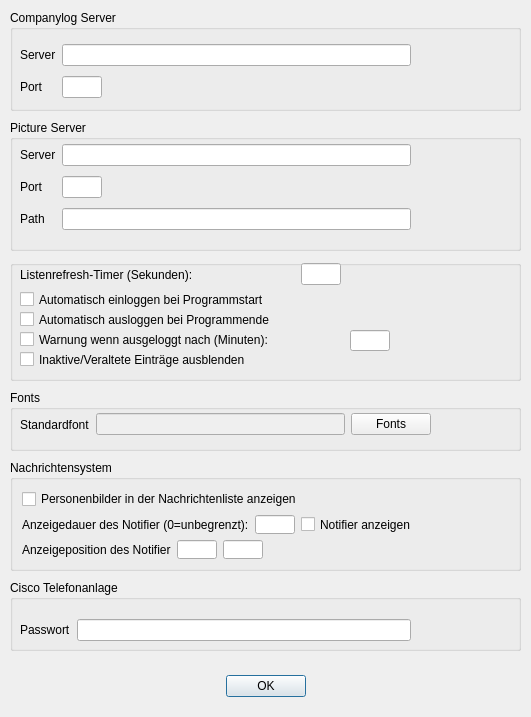
<?xml version="1.0" encoding="UTF-8"?>
<ui version="4.0">
 <class>DlgOptions</class>
 <widget class="QDialog" name="DlgOptions">
  <property name="geometry">
   <rect>
    <x>0</x>
    <y>0</y>
    <width>531</width>
    <height>717</height>
   </rect>
  </property>
  <property name="windowTitle">
   <string>Optionen</string>
  </property>
  <widget class="QGroupBox" name="groupBox">
   <property name="geometry">
    <rect>
     <x>10</x>
     <y>10</y>
     <width>511</width>
     <height>101</height>
    </rect>
   </property>
   <property name="title">
    <string>Companylog Server</string>
   </property>
   <widget class="QWidget" name="layoutWidget">
    <property name="geometry">
     <rect>
      <x>10</x>
      <y>30</y>
      <width>391</width>
      <height>62</height>
     </rect>
    </property>
    <layout class="QGridLayout">
     <property name="margin">
      <number>0</number>
     </property>
     <property name="spacing">
      <number>6</number>
     </property>
     <item row="0" column="1">
      <widget class="QLineEdit" name="lineServer">
       <property name="maxLength">
        <number>255</number>
       </property>
      </widget>
     </item>
     <item row="1" column="1">
      <widget class="QLineEdit" name="linePort">
       <property name="maximumSize">
        <size>
         <width>40</width>
         <height>16777215</height>
        </size>
       </property>
       <property name="maxLength">
        <number>4</number>
       </property>
      </widget>
     </item>
     <item row="1" column="0">
      <widget class="QLabel" name="label_2">
       <property name="text">
        <string>Port</string>
       </property>
      </widget>
     </item>
     <item row="0" column="0">
      <widget class="QLabel" name="label">
       <property name="text">
        <string>Server</string>
       </property>
      </widget>
     </item>
    </layout>
   </widget>
  </widget>
  <widget class="QWidget" name="layoutWidget">
   <property name="geometry">
    <rect>
     <x>50</x>
     <y>670</y>
     <width>431</width>
     <height>33</height>
    </rect>
   </property>
   <layout class="QHBoxLayout">
    <property name="spacing">
     <number>6</number>
    </property>
    <property name="margin">
     <number>0</number>
    </property>
    <item>
     <spacer>
      <property name="orientation">
       <enum>Qt::Horizontal</enum>
      </property>
      <property name="sizeHint" stdset="0">
       <size>
        <width>131</width>
        <height>31</height>
       </size>
      </property>
     </spacer>
    </item>
    <item>
     <widget class="QPushButton" name="okButton">
      <property name="text">
       <string>OK</string>
      </property>
      <property name="default">
       <bool>true</bool>
      </property>
     </widget>
    </item>
    <item>
     <spacer name="horizontalSpacer">
      <property name="orientation">
       <enum>Qt::Horizontal</enum>
      </property>
      <property name="sizeHint" stdset="0">
       <size>
        <width>40</width>
        <height>20</height>
       </size>
      </property>
     </spacer>
    </item>
   </layout>
  </widget>
  <widget class="QGroupBox" name="groupBox_3">
   <property name="geometry">
    <rect>
     <x>10</x>
     <y>260</y>
     <width>511</width>
     <height>121</height>
    </rect>
   </property>
   <property name="title">
    <string/>
   </property>
   <widget class="QWidget" name="layoutWidget_2">
    <property name="geometry">
     <rect>
      <x>10</x>
      <y>0</y>
      <width>321</width>
      <height>29</height>
     </rect>
    </property>
    <layout class="QHBoxLayout">
     <property name="spacing">
      <number>6</number>
     </property>
     <property name="margin">
      <number>0</number>
     </property>
     <item>
      <widget class="QLabel" name="label_2_3">
       <property name="text">
        <string>Listenrefresh-Timer (Sekunden):</string>
       </property>
      </widget>
     </item>
     <item>
      <widget class="QLineEdit" name="lineTimer">
       <property name="maximumSize">
        <size>
         <width>40</width>
         <height>16777215</height>
        </size>
       </property>
       <property name="maxLength">
        <number>4</number>
       </property>
      </widget>
     </item>
    </layout>
   </widget>
   <widget class="QCheckBox" name="checkAutoLogout">
    <property name="geometry">
     <rect>
      <x>10</x>
      <y>48</y>
      <width>411</width>
      <height>23</height>
     </rect>
    </property>
    <property name="text">
     <string>Automatisch ausloggen bei Programmende</string>
    </property>
   </widget>
   <widget class="QCheckBox" name="checkAutoLogin">
    <property name="geometry">
     <rect>
      <x>10</x>
      <y>28</y>
      <width>411</width>
      <height>23</height>
     </rect>
    </property>
    <property name="text">
     <string>Automatisch einloggen bei Programmstart</string>
    </property>
   </widget>
   <widget class="QCheckBox" name="checkWanIfLogOut">
    <property name="geometry">
     <rect>
      <x>10</x>
      <y>68</y>
      <width>331</width>
      <height>23</height>
     </rect>
    </property>
    <property name="sizePolicy">
     <sizepolicy hsizetype="MinimumExpanding" vsizetype="Fixed">
      <horstretch>0</horstretch>
      <verstretch>0</verstretch>
     </sizepolicy>
    </property>
    <property name="text">
     <string>Warnung wenn ausgeloggt nach (Minuten):</string>
    </property>
   </widget>
   <widget class="QLineEdit" name="lineWarnIfLogoutTime">
    <property name="geometry">
     <rect>
      <x>340</x>
      <y>70</y>
      <width>40</width>
      <height>21</height>
     </rect>
    </property>
    <property name="maximumSize">
     <size>
      <width>40</width>
      <height>16777215</height>
     </size>
    </property>
    <property name="maxLength">
     <number>4</number>
    </property>
   </widget>
   <widget class="QCheckBox" name="checkInaktive">
    <property name="geometry">
     <rect>
      <x>10</x>
      <y>88</y>
      <width>411</width>
      <height>23</height>
     </rect>
    </property>
    <property name="text">
     <string>Inaktive/Veraltete Einträge ausblenden</string>
    </property>
   </widget>
  </widget>
  <widget class="QGroupBox" name="groupBox_2">
   <property name="geometry">
    <rect>
     <x>10</x>
     <y>390</y>
     <width>511</width>
     <height>61</height>
    </rect>
   </property>
   <property name="title">
    <string>Fonts</string>
   </property>
   <widget class="QWidget" name="layoutWidget">
    <property name="geometry">
     <rect>
      <x>10</x>
      <y>20</y>
      <width>411</width>
      <height>29</height>
     </rect>
    </property>
    <layout class="QHBoxLayout">
     <property name="spacing">
      <number>6</number>
     </property>
     <property name="margin">
      <number>0</number>
     </property>
     <item>
      <widget class="QLabel" name="label_2_2">
       <property name="text">
        <string>Standardfont</string>
       </property>
      </widget>
     </item>
     <item>
      <widget class="QLineEdit" name="lineFont">
       <property name="enabled">
        <bool>false</bool>
       </property>
      </widget>
     </item>
     <item>
      <widget class="QPushButton" name="pushButtonFont">
       <property name="text">
        <string>Fonts</string>
       </property>
       <property name="autoDefault">
        <bool>true</bool>
       </property>
      </widget>
     </item>
    </layout>
   </widget>
   <widget class="QGroupBox" name="groupBox_4">
    <property name="geometry">
     <rect>
      <x>20</x>
      <y>220</y>
      <width>431</width>
      <height>61</height>
     </rect>
    </property>
    <property name="title">
     <string>Fonts</string>
    </property>
    <widget class="QWidget" name="layoutWidget_3">
     <property name="geometry">
      <rect>
       <x>10</x>
       <y>20</y>
       <width>411</width>
       <height>29</height>
      </rect>
     </property>
     <layout class="QHBoxLayout">
      <property name="spacing">
       <number>6</number>
      </property>
      <property name="margin">
       <number>0</number>
      </property>
      <item>
       <widget class="QLabel" name="label_2_4">
        <property name="text">
         <string>Standardfont</string>
        </property>
       </widget>
      </item>
      <item>
       <widget class="QLineEdit" name="lineFont_2">
        <property name="enabled">
         <bool>false</bool>
        </property>
       </widget>
      </item>
      <item>
       <widget class="QPushButton" name="pushButtonFont_2">
        <property name="text">
         <string>Fonts</string>
        </property>
       </widget>
      </item>
     </layout>
    </widget>
   </widget>
  </widget>
  <widget class="QGroupBox" name="groupBox_5">
   <property name="geometry">
    <rect>
     <x>10</x>
     <y>120</y>
     <width>511</width>
     <height>131</height>
    </rect>
   </property>
   <property name="title">
    <string>Picture Server</string>
   </property>
   <widget class="QWidget" name="layoutWidget_4">
    <property name="geometry">
     <rect>
      <x>10</x>
      <y>20</y>
      <width>391</width>
      <height>95</height>
     </rect>
    </property>
    <layout class="QGridLayout">
     <property name="margin">
      <number>0</number>
     </property>
     <property name="spacing">
      <number>6</number>
     </property>
     <item row="0" column="1">
      <widget class="QLineEdit" name="lineServer_2">
       <property name="maxLength">
        <number>255</number>
       </property>
      </widget>
     </item>
     <item row="1" column="1">
      <widget class="QLineEdit" name="linePort_2">
       <property name="maximumSize">
        <size>
         <width>40</width>
         <height>16777215</height>
        </size>
       </property>
       <property name="maxLength">
        <number>4</number>
       </property>
      </widget>
     </item>
     <item row="1" column="0">
      <widget class="QLabel" name="label_3">
       <property name="text">
        <string>Port</string>
       </property>
      </widget>
     </item>
     <item row="0" column="0">
      <widget class="QLabel" name="label_4">
       <property name="text">
        <string>Server</string>
       </property>
      </widget>
     </item>
     <item row="2" column="0">
      <widget class="QLabel" name="label_5">
       <property name="text">
        <string>Path</string>
       </property>
      </widget>
     </item>
     <item row="2" column="1">
      <widget class="QLineEdit" name="lineServerPath_2">
       <property name="maxLength">
        <number>255</number>
       </property>
      </widget>
     </item>
    </layout>
   </widget>
  </widget>
  <widget class="QGroupBox" name="groupBox_6">
   <property name="geometry">
    <rect>
     <x>10</x>
     <y>460</y>
     <width>511</width>
     <height>111</height>
    </rect>
   </property>
   <property name="title">
    <string>Nachrichtensystem</string>
   </property>
   <layout class="QVBoxLayout" name="verticalLayout">
    <item>
     <widget class="QCheckBox" name="checkShowPersonPicture">
      <property name="text">
       <string>Personenbilder in der Nachrichtenliste anzeigen</string>
      </property>
     </widget>
    </item>
    <item>
     <layout class="QHBoxLayout" name="_2">
      <property name="spacing">
       <number>6</number>
      </property>
      <property name="margin">
       <number>0</number>
      </property>
      <item>
       <widget class="QLabel" name="label_2_5">
        <property name="text">
         <string>Anzeigedauer des Notifier (0=unbegrenzt):</string>
        </property>
       </widget>
      </item>
      <item>
       <widget class="QLineEdit" name="lineNotifierTimer">
        <property name="maximumSize">
         <size>
          <width>40</width>
          <height>16777215</height>
         </size>
        </property>
        <property name="maxLength">
         <number>4</number>
        </property>
       </widget>
      </item>
      <item>
       <widget class="QCheckBox" name="checkShowNotifier">
        <property name="text">
         <string>Notifier anzeigen</string>
        </property>
       </widget>
      </item>
      <item>
       <spacer name="horizontalSpacer_3">
        <property name="orientation">
         <enum>Qt::Horizontal</enum>
        </property>
        <property name="sizeHint" stdset="0">
         <size>
          <width>40</width>
          <height>20</height>
         </size>
        </property>
       </spacer>
      </item>
     </layout>
    </item>
    <item>
     <layout class="QHBoxLayout" name="_3">
      <property name="spacing">
       <number>6</number>
      </property>
      <property name="margin">
       <number>0</number>
      </property>
      <item>
       <widget class="QLabel" name="label_2_6">
        <property name="text">
         <string>Anzeigeposition des Notifier</string>
        </property>
       </widget>
      </item>
      <item>
       <widget class="QLineEdit" name="lineNotifierX">
        <property name="maximumSize">
         <size>
          <width>40</width>
          <height>16777215</height>
         </size>
        </property>
        <property name="maxLength">
         <number>4</number>
        </property>
       </widget>
      </item>
      <item>
       <widget class="QLineEdit" name="lineNotifierY">
        <property name="maximumSize">
         <size>
          <width>40</width>
          <height>16777215</height>
         </size>
        </property>
        <property name="maxLength">
         <number>4</number>
        </property>
       </widget>
      </item>
      <item>
       <spacer name="horizontalSpacer_2">
        <property name="orientation">
         <enum>Qt::Horizontal</enum>
        </property>
        <property name="sizeHint" stdset="0">
         <size>
          <width>40</width>
          <height>20</height>
         </size>
        </property>
       </spacer>
      </item>
     </layout>
    </item>
   </layout>
  </widget>
  <widget class="QGroupBox" name="groupBox_7">
   <property name="geometry">
    <rect>
     <x>10</x>
     <y>580</y>
     <width>511</width>
     <height>71</height>
    </rect>
   </property>
   <property name="title">
    <string>Cisco Telefonanlage</string>
   </property>
   <widget class="QWidget" name="layoutWidget_5">
    <property name="geometry">
     <rect>
      <x>10</x>
      <y>30</y>
      <width>391</width>
      <height>41</height>
     </rect>
    </property>
    <layout class="QGridLayout" name="_4">
     <property name="margin">
      <number>0</number>
     </property>
     <property name="spacing">
      <number>6</number>
     </property>
     <item row="0" column="1">
      <widget class="QLineEdit" name="lineCiscoPass">
       <property name="maxLength">
        <number>255</number>
       </property>
      </widget>
     </item>
     <item row="0" column="0">
      <widget class="QLabel" name="label_7">
       <property name="text">
        <string>Passwort</string>
       </property>
      </widget>
     </item>
    </layout>
   </widget>
  </widget>
  <zorder>groupBox</zorder>
  <zorder>layoutWidget</zorder>
  <zorder>groupBox_3</zorder>
  <zorder>groupBox_2</zorder>
  <zorder>groupBox_5</zorder>
  <zorder>groupBox_6</zorder>
  <zorder>groupBox_7</zorder>
  <zorder></zorder>
 </widget>
 <resources/>
 <connections/>
</ui>
